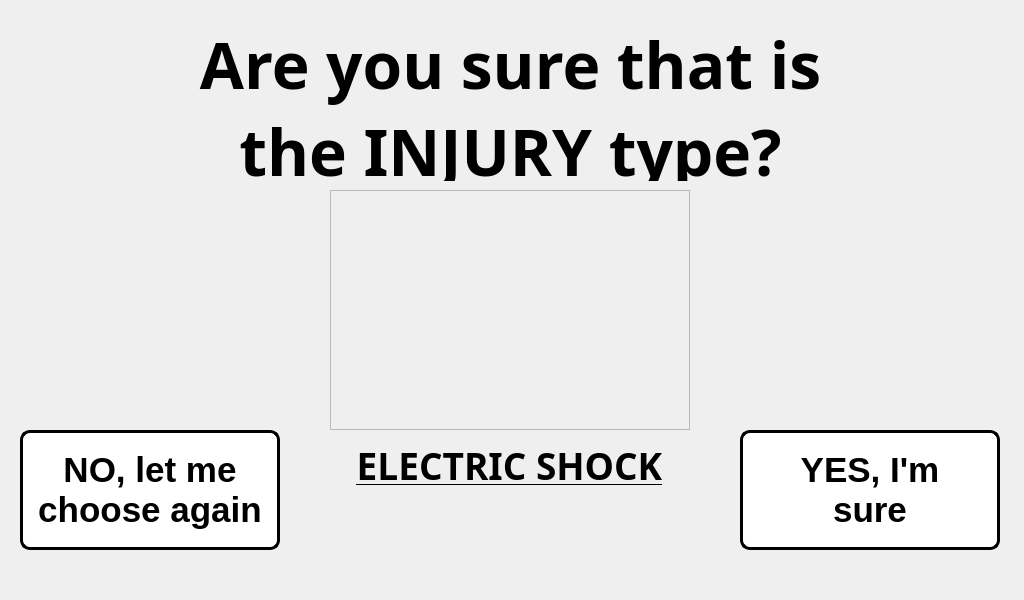
<?xml version="1.0" encoding="UTF-8"?>
<ui version="4.0">
 <class>step_1_window</class>
 <widget class="QMainWindow" name="step_1_window">
  <property name="geometry">
   <rect>
    <x>0</x>
    <y>0</y>
    <width>1024</width>
    <height>600</height>
   </rect>
  </property>
  <property name="minimumSize">
   <size>
    <width>1024</width>
    <height>600</height>
   </size>
  </property>
  <property name="maximumSize">
   <size>
    <width>1024</width>
    <height>600</height>
   </size>
  </property>
  <property name="windowTitle">
   <string>Step 1 Procedure</string>
  </property>
  <widget class="QWidget" name="centralwidget">
   <widget class="QLabel" name="text_steps">
    <property name="geometry">
     <rect>
      <x>20</x>
      <y>310</y>
      <width>981</width>
      <height>121</height>
     </rect>
    </property>
    <property name="font">
     <font>
      <pointsize>14</pointsize>
     </font>
    </property>
    <property name="text">
     <string>&lt;html&gt;&lt;head/&gt;&lt;body&gt;&lt;p align=&quot;center&quot;&gt;&lt;br/&gt;&lt;/p&gt;&lt;/body&gt;&lt;/html&gt;</string>
    </property>
   </widget>
   <widget class="QLabel" name="label">
    <property name="geometry">
     <rect>
      <x>0</x>
      <y>0</y>
      <width>1024</width>
      <height>600</height>
     </rect>
    </property>
    <property name="minimumSize">
     <size>
      <width>1024</width>
      <height>600</height>
     </size>
    </property>
    <property name="maximumSize">
     <size>
      <width>1024</width>
      <height>600</height>
     </size>
    </property>
    <property name="text">
     <string/>
    </property>
    <property name="pixmap">
     <pixmap>../pictures/program_pictures/main_wallpaper.png</pixmap>
    </property>
   </widget>
   <widget class="QPushButton" name="go_back">
    <property name="geometry">
     <rect>
      <x>20</x>
      <y>430</y>
      <width>260</width>
      <height>120</height>
     </rect>
    </property>
    <property name="minimumSize">
     <size>
      <width>260</width>
      <height>120</height>
     </size>
    </property>
    <property name="maximumSize">
     <size>
      <width>260</width>
      <height>120</height>
     </size>
    </property>
    <property name="font">
     <font>
      <family>MS Shell Dlg 2</family>
      <pointsize>26</pointsize>
      <weight>75</weight>
      <bold>true</bold>
     </font>
    </property>
    <property name="styleSheet">
     <string notr="true">QPushButton:hover:!pressed
{
  background-color: rgb(195,30,60);
}

QPushButton
{
  background-color: white;
color: black;
border-style: outset;
border-width: 3px;
border-radius:10px;
border-color: black;
}</string>
    </property>
    <property name="text">
     <string>NO, let me
choose again</string>
    </property>
   </widget>
   <widget class="QPushButton" name="sure_button">
    <property name="geometry">
     <rect>
      <x>740</x>
      <y>430</y>
      <width>260</width>
      <height>120</height>
     </rect>
    </property>
    <property name="minimumSize">
     <size>
      <width>260</width>
      <height>120</height>
     </size>
    </property>
    <property name="maximumSize">
     <size>
      <width>260</width>
      <height>120</height>
     </size>
    </property>
    <property name="font">
     <font>
      <family>MS Shell Dlg 2</family>
      <pointsize>26</pointsize>
      <weight>75</weight>
      <bold>true</bold>
     </font>
    </property>
    <property name="styleSheet">
     <string notr="true">QPushButton:hover:!pressed
{
  background-color: rgb(195,30,60);
}

QPushButton
{
  background-color: white;
color: black;
border-style: outset;
border-width: 3px;
border-radius:10px;
border-color: black;
}</string>
    </property>
    <property name="text">
     <string>YES, I'm
sure</string>
    </property>
   </widget>
   <widget class="QLabel" name="gif_player_label_2">
    <property name="geometry">
     <rect>
      <x>330</x>
      <y>190</y>
      <width>360</width>
      <height>240</height>
     </rect>
    </property>
    <property name="minimumSize">
     <size>
      <width>360</width>
      <height>240</height>
     </size>
    </property>
    <property name="maximumSize">
     <size>
      <width>360</width>
      <height>240</height>
     </size>
    </property>
    <property name="font">
     <font>
      <family>Unispace</family>
      <pointsize>16</pointsize>
      <weight>75</weight>
      <bold>true</bold>
     </font>
    </property>
    <property name="frameShape">
     <enum>QFrame::StyledPanel</enum>
    </property>
    <property name="frameShadow">
     <enum>QFrame::Sunken</enum>
    </property>
    <property name="lineWidth">
     <number>1</number>
    </property>
    <property name="text">
     <string/>
    </property>
    <property name="pixmap">
     <pixmap>../pictures/body_parts/electric_shock_display.png</pixmap>
    </property>
    <property name="alignment">
     <set>Qt::AlignCenter</set>
    </property>
   </widget>
   <widget class="QLabel" name="TITLE">
    <property name="geometry">
     <rect>
      <x>55</x>
      <y>20</y>
      <width>911</width>
      <height>161</height>
     </rect>
    </property>
    <property name="font">
     <font>
      <family>Unispace</family>
      <pointsize>72</pointsize>
      <weight>75</weight>
      <bold>true</bold>
     </font>
    </property>
    <property name="text">
     <string>&lt;html&gt;&lt;head/&gt;&lt;body&gt;&lt;p align=&quot;center&quot;&gt;&lt;span style=&quot; font-size:48pt;&quot;&gt;Are you sure that is&lt;br/&gt;the &lt;/span&gt;&lt;span style=&quot; font-size:48pt; text-decoration: underline;&quot;&gt;INJURY&lt;/span&gt;&lt;span style=&quot; font-size:48pt;&quot;&gt; type?&lt;/span&gt;&lt;/p&gt;&lt;/body&gt;&lt;/html&gt;</string>
    </property>
    <property name="alignment">
     <set>Qt::AlignCenter</set>
    </property>
   </widget>
   <widget class="QLabel" name="label_2">
    <property name="geometry">
     <rect>
      <x>0</x>
      <y>0</y>
      <width>1024</width>
      <height>600</height>
     </rect>
    </property>
    <property name="minimumSize">
     <size>
      <width>1024</width>
      <height>600</height>
     </size>
    </property>
    <property name="maximumSize">
     <size>
      <width>1024</width>
      <height>600</height>
     </size>
    </property>
    <property name="text">
     <string/>
    </property>
    <property name="pixmap">
     <pixmap>pictures/program_pictures/main_wallpaper.png</pixmap>
    </property>
   </widget>
   <widget class="QLabel" name="title_step_2">
    <property name="geometry">
     <rect>
      <x>334</x>
      <y>430</y>
      <width>351</width>
      <height>71</height>
     </rect>
    </property>
    <property name="font">
     <font>
      <family>Unispace</family>
      <pointsize>18</pointsize>
      <weight>75</weight>
      <bold>true</bold>
     </font>
    </property>
    <property name="text">
     <string>&lt;html&gt;&lt;head/&gt;&lt;body&gt;&lt;p align=&quot;center&quot;&gt;&lt;span style=&quot; font-size:28pt; text-decoration: underline;&quot;&gt;ELECTRIC SHOCK&lt;/span&gt;&lt;/p&gt;&lt;/body&gt;&lt;/html&gt;</string>
    </property>
    <property name="alignment">
     <set>Qt::AlignCenter</set>
    </property>
   </widget>
   <zorder>label_2</zorder>
   <zorder>label</zorder>
   <zorder>text_steps</zorder>
   <zorder>go_back</zorder>
   <zorder>sure_button</zorder>
   <zorder>gif_player_label_2</zorder>
   <zorder>TITLE</zorder>
   <zorder>title_step_2</zorder>
  </widget>
 </widget>
 <resources/>
 <connections/>
</ui>
